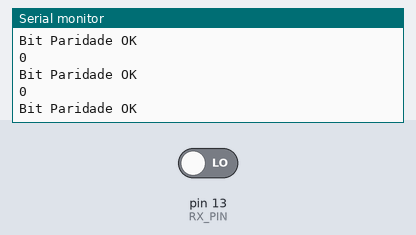
The sketch below on a simulated Arduino Uno, built with avr-gcc and run on an emulated ATmega328P. Parts: the last lines printed to the serial monitor. Inputs (shaded band) come from the test bench; at power-on: pin 13 (RX_PIN) LOW.

Above: at 1.2 s.
1.3 s: pin 13 (RX_PIN) driven HIGH
At 2.4 s:
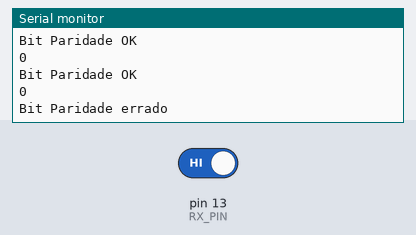
2.8 s: pin 13 (RX_PIN) driven LOW
At 3.7 s:
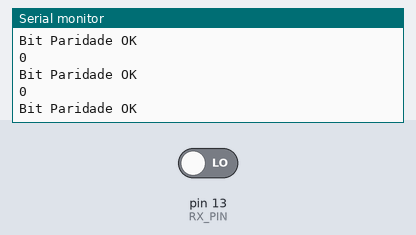
5.8 s: pin 13 (RX_PIN) driven HIGH
At 7.2 s:
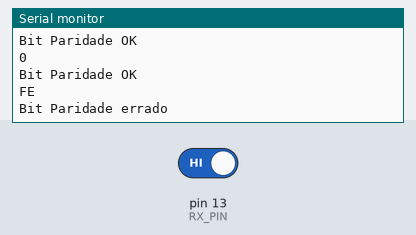

The sketch:

projeto6_trasmissor.ino
```cpp
#define RX_PIN 13  // Pino de recepção
#define BAUD_RATE 9600
uint8_t dados;
uint8_t bitParidade;
uint8_t rxParidade;
int nClocks = 1667;

void atraso(int tempo = nClocks) {
  for (int i = 0; i < tempo; i++) {
    asm("NOP");
  }
}

void setup() {
  pinMode(RX_PIN, INPUT);
  Serial.begin(BAUD_RATE);  // Inicializa a comunicação serial
}

void loop() {
  int cont = 0;

  while (digitalRead(RX_PIN) == HIGH)
    ;

  atraso(1.5 * nClocks);
  // delayMicroseconds(156);

  for (int i = 0; i < 8; i++) {
    dados |= (digitalRead(RX_PIN) << i);
    if ((digitalRead(RX_PIN) << i) == 1) cont++;
    atraso();
    // delayMicroseconds(104);
  }

  rxParidade = digitalRead(RX_PIN);

  if (rxParidade == cont % 2) {
    Serial.println(dados, HEX);
    Serial.println("Bit Paridade OK");
  } else {
    Serial.println(dados, HEX);
    Serial.println("Bit Paridade errado");
  }
}
```

Measured:
- after the input at 1.3 s, the serial monitor: prints a new line after 0.06 s (image 1)
- after the input at 5.8 s, the serial monitor: prints a new line after 0.07 s (image 3)
